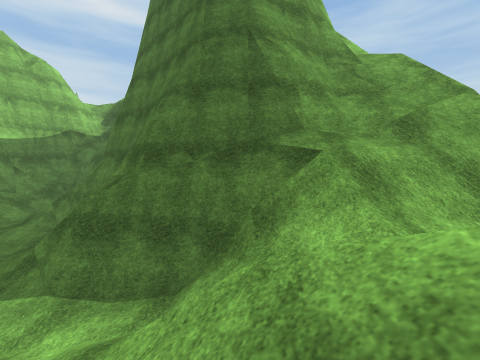
[1] (above)

12 first-person views from a walk through a 3-D level made in the Unity game engine. The camera is 1.4 m above the floor, tilts 4° down and sees 90° across. The floor is counted in squares, 2 m on a side. Each view is taken from the middle of a square. On the plan, view 1 faces up. The plan holds only what a view shows up to about 9 squares ahead; the rest is blank. The place goes on beyond the plan. The player is left out. Some animated figures are left out. Surface patterns are stand-ins for the level's own textures.

[2]
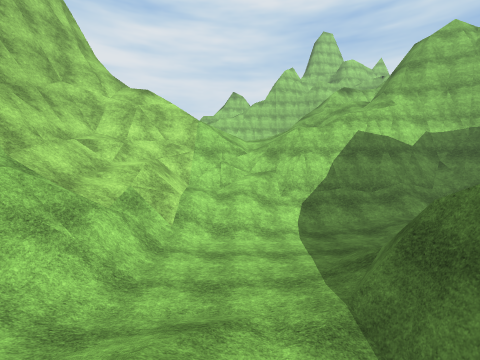

[3]
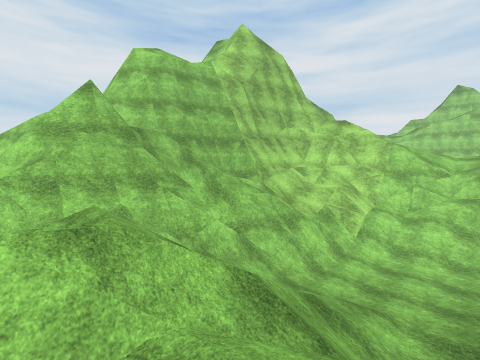

[4]
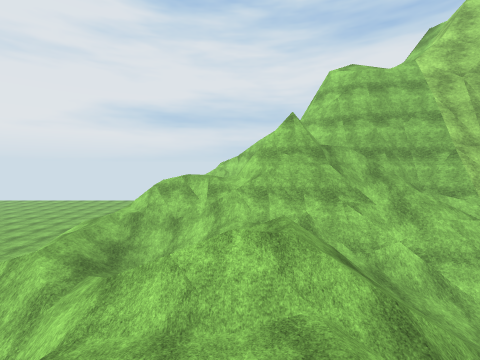

[5]
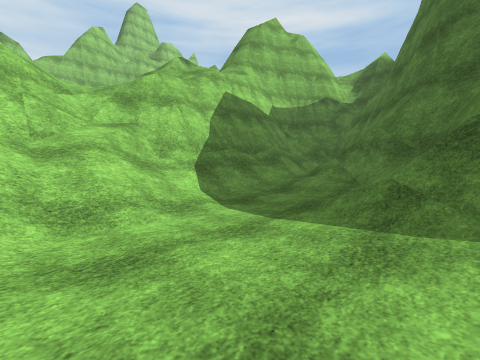

[6]
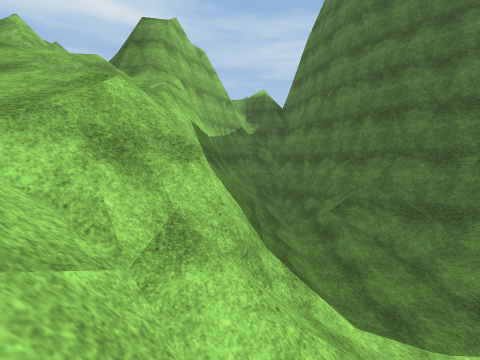

[7]
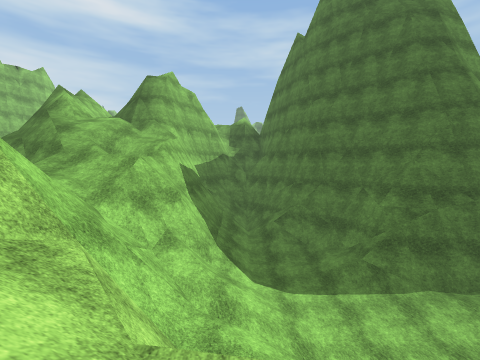

[8]
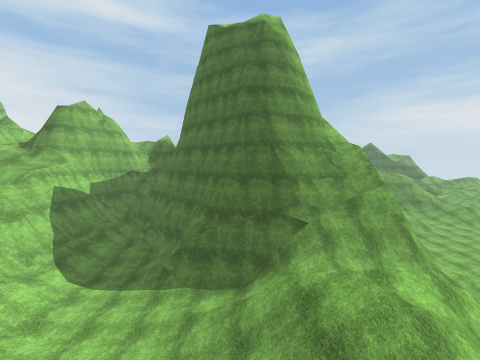

[9]
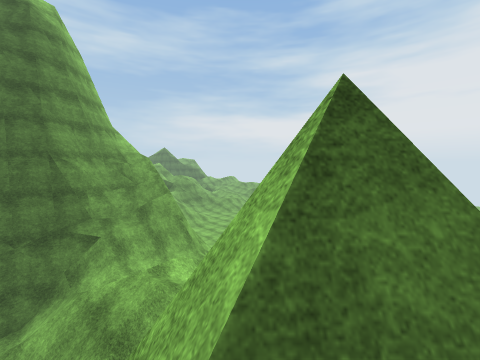

[10]
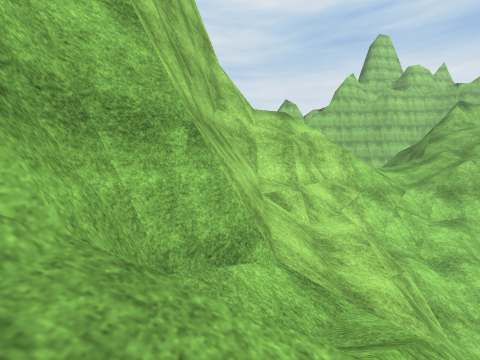

[11]
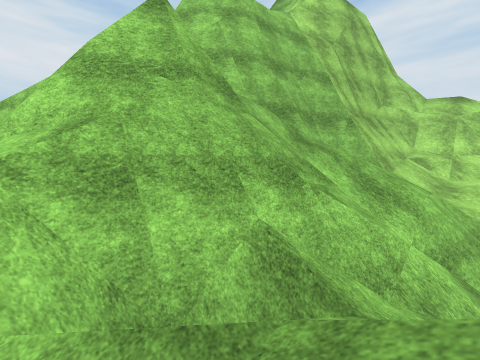

[12]
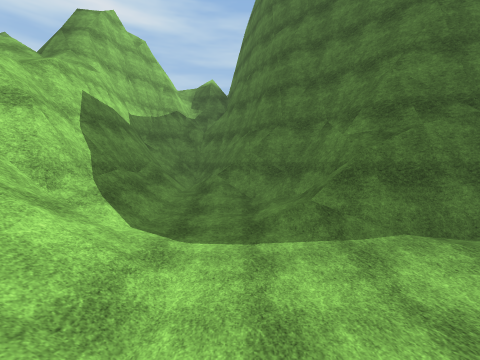

### Floor plan
Key: @ floor where view 1 was taken; # wall or solid block; . main floor; - floor 0.25 m lower than the main floor; : floor 5 m higher than the main floor; + floor 6 m higher than the main floor; / step, stairs or slope; = window, fence, low wall or low ledge; v drop or lower ground.
Columns run from 14 left of view 1 to 5 right of it. Each row starts with its distance up from view 1.
 10      ####
  9   #####/##
  8   ///v#//##
  7 ##///v#//###
  6 #////v#////#
  5  #//+v#/../########
  4  ////v#/../####///##
  3   ///#///-.../=/// #
  2    //=///--.///////
  1     /#///.--////=///
  0     /##/=/////@/////
 -1      #////##////// /
 -2      ##//////=//////
 -3      #####////##////
 -4       #  ###//###=#=
 -5            ##/###:##
 -6             ###
 -7              # vv
 -8                 v

Positions as (right, up) in squares from view 1, and headings:
1: (0, 0), facing up
2: (0, 2), facing left
3: (2, 3), facing down-left
4: (2, 4), facing down
5: (-3, 1), facing up-left
6: (-8, 1), facing up
7: (-7, -2), facing up
8: (-1, -4), facing up
9: (-1, -5), facing up-right
10: (-2, -3), facing left
11: (2, -1), facing down-left
12: (-5, 0), facing up
